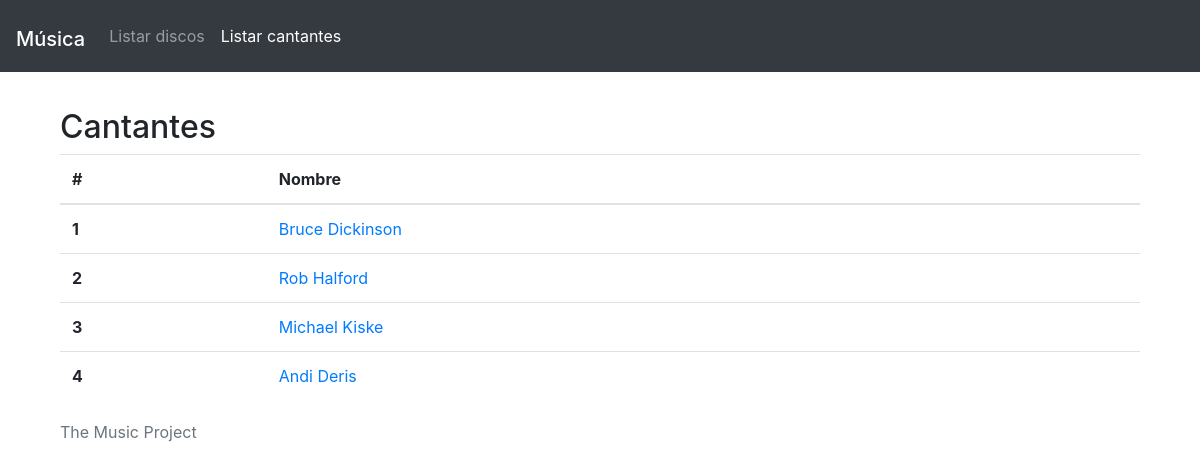
/index.php?sec=2, run on the app's committed database.
### tables this page shows
CREATE TABLE IF NOT EXISTS `musica_cantantes` (
  `ID` int(11) NOT NULL,
  `nom` varchar(70) NOT NULL,
  `descripcio` text NOT NULL
);

### cantantes.php (the view)
<section>
	<h2>Cantantes</h2>
	<table class="table">
	  <thead>
		<tr>
		  <th scope="col">#</th>
		  <th scope="col">Nombre</th>
		</tr>
	  </thead>
	  <tbody>
		<?php
		$s="SELECT * FROM musica_cantantes ORDER BY ID ASC";
		$r=$bd->query($s);
		while($row=$r->fetch_object()){
			?>
			<tr>
				<th scope="row"><?php echo $row->ID;?></th>
				<td><a href='index.php?sec=1&cantant=<?php echo $row->ID;?>'><?php echo $row->nom;?></a></td>
			</tr>
			<?php
		}
		?>
	  </tbody>
	</table>
</section>

### data on the page
musica_cantantes: ID "1", nom "Bruce Dickinson"
musica_cantantes: ID "2", nom "Rob Halford"
musica_cantantes: ID "3", nom "Michael Kiske"
musica_cantantes: ID "4", nom "Andi Deris"
